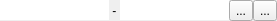
<?xml version="1.0" encoding="UTF-8"?>
<ui version="4.0">
 <class>Frame</class>
 <widget class="QFrame" name="Frame">
  <property name="geometry">
   <rect>
    <x>0</x>
    <y>0</y>
    <width>277</width>
    <height>20</height>
   </rect>
  </property>
  <property name="windowTitle">
   <string>Frame</string>
  </property>
  <layout class="QHBoxLayout" name="horizontalLayout">
   <property name="spacing">
    <number>0</number>
   </property>
   <property name="leftMargin">
    <number>0</number>
   </property>
   <property name="topMargin">
    <number>0</number>
   </property>
   <property name="rightMargin">
    <number>0</number>
   </property>
   <property name="bottomMargin">
    <number>0</number>
   </property>
   <item>
    <widget class="QLineEdit" name="lineEdit">
     <property name="inputMask">
      <string/>
     </property>
     <property name="frame">
      <bool>false</bool>
     </property>
    </widget>
   </item>
   <item>
    <widget class="QLabel" name="label">
     <property name="text">
      <string> - </string>
     </property>
    </widget>
   </item>
   <item>
    <widget class="QLineEdit" name="lineEdit_2">
     <property name="frame">
      <bool>false</bool>
     </property>
    </widget>
   </item>
   <item>
    <widget class="QToolButton" name="toolButton">
     <property name="sizePolicy">
      <sizepolicy hsizetype="Preferred" vsizetype="Preferred">
       <horstretch>0</horstretch>
       <verstretch>0</verstretch>
      </sizepolicy>
     </property>
     <property name="text">
      <string>...</string>
     </property>
     <property name="icon">
      <iconset>
       <normaloff>icons/prefix-48.png</normaloff>icons/prefix-48.png</iconset>
     </property>
     <property name="iconSize">
      <size>
       <width>10</width>
       <height>10</height>
      </size>
     </property>
    </widget>
   </item>
   <item>
    <widget class="QToolButton" name="toolButton_2">
     <property name="sizePolicy">
      <sizepolicy hsizetype="Preferred" vsizetype="Preferred">
       <horstretch>0</horstretch>
       <verstretch>0</verstretch>
      </sizepolicy>
     </property>
     <property name="text">
      <string>...</string>
     </property>
     <property name="icon">
      <iconset>
       <normaloff>icons/unit-48.png</normaloff>icons/unit-48.png</iconset>
     </property>
     <property name="iconSize">
      <size>
       <width>10</width>
       <height>10</height>
      </size>
     </property>
    </widget>
   </item>
  </layout>
 </widget>
 <resources/>
 <connections/>
</ui>
